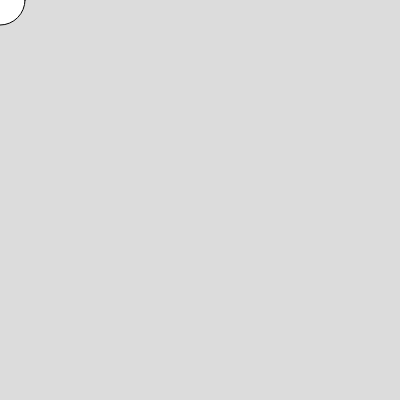
Frame 1 (no input)
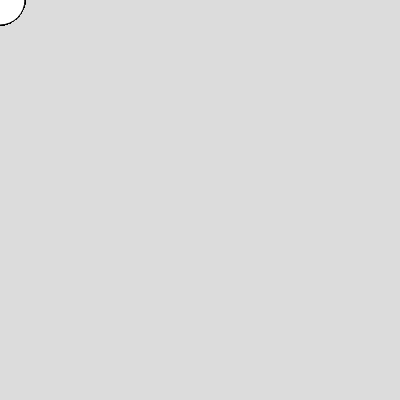
Frame 60 (no input)
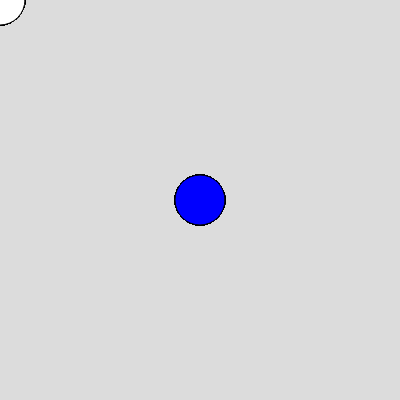
Frame 120 (the mouse pressed at the canvas centre since frame 60)

The p5.js sketch that drew these frames (run headless with seeded random() and noise() and a simulated clock; from frame 60 on, the mouse is pressed at the canvas centre):

// p5.js sketch
// ── sketch.js
function setup() {
  createCanvas(400, 400);
  background(220);  
}

function draw() {
  lineWidth = random(1, 3);
  
  ellipse(mouseX, mouseY, 50);

  if (mouseX > 200 && mouseY < 200) {
    fill("red");
  } else if (mouseX > 0 && mouseY < 200) {
    fill("green");
  } else if (mouseX > 200 && mouseY < 400) {
    fill("yellow");
  } else if (mouseX > 0 && mouseY < 400) {
    fill("blue");
  }
}
